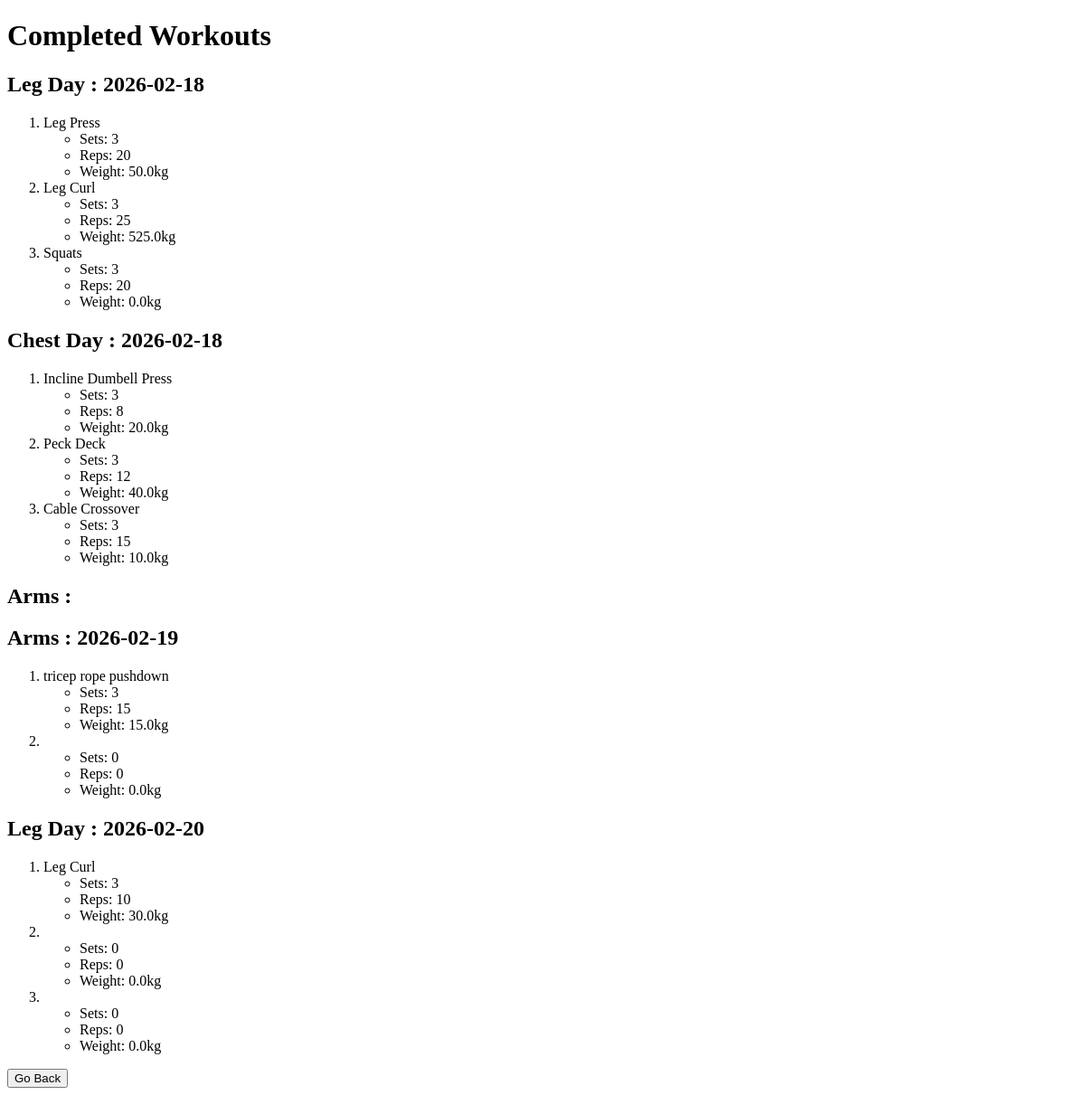
The app's page /view-workouts, older data.
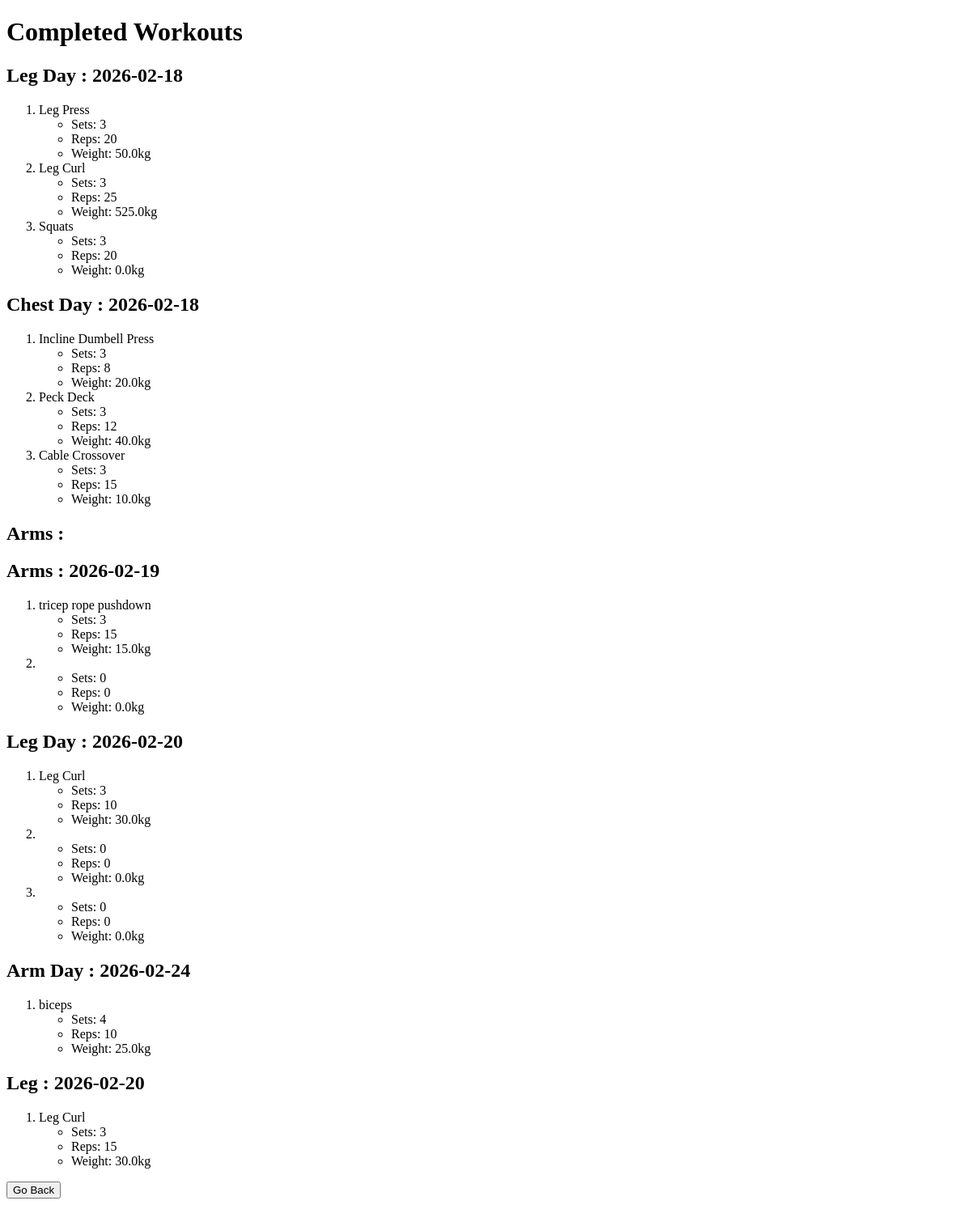
The same page, newer data.
### tables this page shows
CREATE TABLE workouts (
                   id INTEGER PRIMARY KEY AUTOINCREMENT,
                   name TEXT NOT NULL,
                   date TEXT NOT NULL
                   );

CREATE TABLE exercises (
                   exercise TEXT NOT NULL,
                   sets INTEGER,
                   reps INTEGER,
                   weight REAL,
                   workout_id INTEGER NOT NULL,
                   FOREIGN KEY (workout_id) REFERENCES workouts(id)
                   );

### main.py (the view)
@app.get("/view-workouts")
def view_workouts(request: Request):
    conn = sqlite3.connect("database.db")
    cursor = conn.cursor()
    cursor.execute("""SELECT *
                    FROM workouts
                    JOIN exercises ON exercises.workout_id = workouts.id""")
    data = cursor.fetchall()
    cursor.execute("SELECT name, date, id  FROM workouts")
    entries = cursor.fetchall()
    conn.close()
    return templates.TemplateResponse(
        "view_workouts.html",
        {"request": request, "data": data, "entries": entries}
    )

### templates/view_workouts.html (shortened to what this page needs)
<!DOCTYPE html>
<html lang="en">
<head>
</head>
<body>
    <h1>Completed Workouts</h1>
    {% for entry in entries %}
        <h2>{{ entry[0] }} : {{ entry[1 ]}}</h2>
        <ol>
            {% for exercise in data %}
                {% if exercise[0] == entry[2] %}
                    <li> {{ exercise[3] }} </li>
                    <ul>
                        <li>Sets: {{ exercise[4] }}</li>
                        <li>Reps: {{ exercise[5 ]}} </li>
                        <li>Weight: {{ exercise[6] }}kg</li>
                    </ul>
                {% endif %}
            {% endfor %}
        </ol>
    {% endfor %}
    <button onclick="location.href = 'http://127.0.0.1:8000' ">Go Back</button>
</body>
</html>

Row changes from the older to the newer data that the page shows:
added workouts: name "Arm Day", date "2026-02-24"
added exercises: exercise "biceps", sets "4", reps "10", weight "25.0", shown under "Arm Day"
added workouts: name "Leg", date "2026-02-20"
added exercises: exercise "Leg Curl", sets "3", reps "15", weight "30.0", shown under "Leg"
